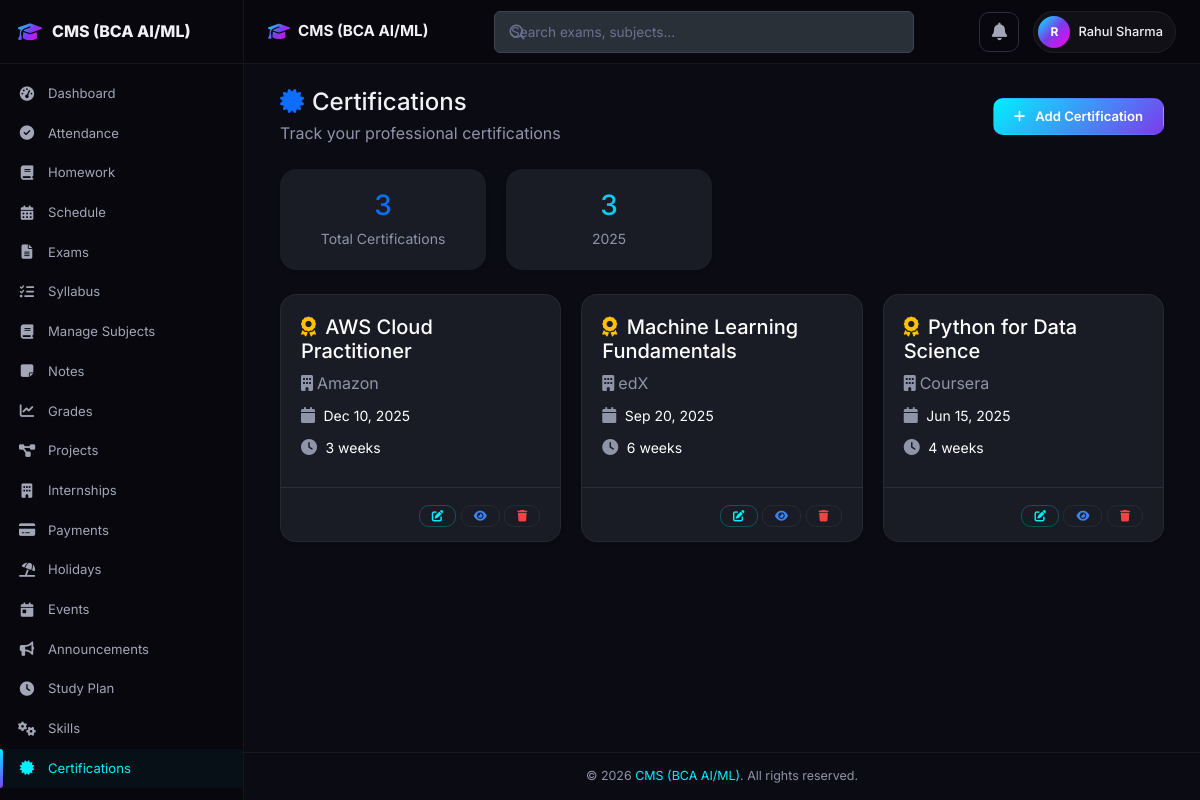
The page /certifications.php (signed in) on the database its author committed.
### tables this page shows
CREATE TABLE IF NOT EXISTS certifications (
    id INT AUTO_INCREMENT PRIMARY KEY,
    user_id INT NOT NULL,
    cert_name VARCHAR(200) NOT NULL,
    issuing_org VARCHAR(200) NOT NULL,
    date DATE NOT NULL,
    duration VARCHAR(50) DEFAULT '',
    certificate_path VARCHAR(255) DEFAULT '',
    link VARCHAR(500) DEFAULT '',
    created_at TIMESTAMP DEFAULT CURRENT_TIMESTAMP,
    FOREIGN KEY (user_id) REFERENCES users(id) ON DELETE CASCADE,
    INDEX idx_certs_user (user_id)
);

### includes/functions.php (called while the page is built, shortened)
<?php
function formatDate($date) {
    return date('M d, Y', strtotime($date));
}
function paginate($pdo, $table, $where, $params, $limit = 20, $pageKey = 'page') {
    $page = max(1, (int)($_GET[$pageKey] ?? 1));
    $countSql = "SELECT COUNT(*) FROM $table $where";
    $countStmt = $pdo->prepare($countSql);
    $countStmt->execute($params);
    $total = (int)$countStmt->fetchColumn();
    $totalPages = max(1, ceil($total / $limit));
    $page = min($page, $totalPages);
    $offset = ($page - 1) * $limit;
    return [
        'page' => $page,
        'limit' => $limit,
        'offset' => $offset,
        'total' => $total,
        'totalPages' => $totalPages,
        'sql' => " LIMIT $limit OFFSET $offset"
    ];
}

### certifications.php (the view, shortened to what this page needs)
<?php
require_once 'config/db_connection.php';
require_once 'includes/functions.php';
$userId = $_SESSION['user_id'];
$where = "WHERE user_id = ?";
$params = [$userId];
$pagi = paginate($pdo, 'certifications', $where, $params, 20);
$stmt = $pdo->prepare("SELECT * FROM certifications $where ORDER BY date DESC" . $pagi['sql']);
$stmt->execute($params);
$certifications = $stmt->fetchAll(PDO::FETCH_ASSOC);
$yearStmt = $pdo->prepare("SELECT YEAR(date) as year, COUNT(*) as count FROM certifications WHERE user_id = ? GROUP BY YEAR(date) ORDER BY year DESC");
$yearStmt->execute([$userId]);
$yearCounts = $yearStmt->fetchAll(PDO::FETCH_KEY_PAIR);
include 'includes/header.php';
include 'includes/navbar.php';
?>
<?php include 'includes/sidebar.php'; ?>
    <div class="app-content">
        <div class="container-fluid">
            <div class="d-flex justify-content-between align-items-center mb-4">
                <div>
                    <h4 class="mb-1"><i class="fas fa-certificate me-2 text-primary"></i>Certifications</h4>
                    <p class="text-muted mb-0">Track your professional certifications</p>
                </div>
                <a href="add_certification.php" class="btn btn-primary">
                    <i class="fas fa-plus me-1"></i>Add Certification
                </a>
            </div>
            <div class="row mb-4">
                <div class="col-md-3">
                    <div class="card border-0 shadow-sm">
                        <div class="card-body text-center">
                            <h3 class="text-primary mb-1"><?= count($certifications) ?></h3>
                            <small class="text-muted">Total Certifications</small>
                        </div>
                    </div>
                </div>
                <?php foreach ($yearCounts as $year => $count): ?>
                    <div class="col-md-3">
                        <div class="card border-0 shadow-sm">
                            <div class="card-body text-center">
                                <h3 class="text-info mb-1"><?= $count ?></h3>
                                <small class="text-muted"><?= $year ?></small>
                            </div>
                        </div>
                    </div>
                <?php endforeach; ?>
            </div>
            <div class="row">
                <?php if (!empty($certifications)): ?>
                    <?php foreach ($certifications as $cert): ?>
                        <div class="col-md-6 col-lg-4 mb-4">
                            <div class="card h-100 shadow-sm certification-card">
                                <div class="card-body">
                                    <div class="d-flex justify-content-between align-items-start mb-2">
                                        <h5 class="card-title mb-0">
                                            <i class="fas fa-award me-1 text-warning"></i>
                                            <?= htmlspecialchars($cert['cert_name']) ?>
                                        </h5>
                                    </div>
                                    <p class="text-muted mb-2">
                                        <i class="fas fa-building me-1"></i><?= htmlspecialchars($cert['issuing_org']) ?>
                                    </p>
                                    <p class="mb-2">
                                        <i class="fas fa-calendar me-1 text-muted"></i>
                                        <small><?= formatDate($cert['date']) ?></small>
                                    </p>
                                    <?php if (!empty($cert['duration'])): ?>
                                        <p class="mb-2">
                                            <i class="fas fa-clock me-1 text-muted"></i>
                                            <small><?= htmlspecialchars($cert['duration']) ?></small>
                                        </p>
                                    <?php endif; ?>
                                </div>
                                <div class="card-footer bg-transparent">
                                    <div class="d-flex justify-content-between">
                                        <div>
                                            <a href="edit_certification.php?id=<?= $cert['id'] ?>" class="btn btn-sm btn-outline-primary" title="Edit"><i class="fas fa-edit"></i></a>
                                            <a href="view.php?type=certification&id=<?= $cert['id'] ?>" class="btn btn-sm btn-outline-info" title="View"><i class="fas fa-eye"></i></a>
                                            <a href="delete.php?type=certification&id=<?= $cert['id'] ?>" class="btn btn-sm btn-outline-danger" title="Delete" data-confirm="this certification"><i class="fas fa-trash"></i></a>
                                        </div>
                                    </div>
                                </div>
                            </div>
                        </div>
                    <?php endforeach; ?>
                <?php endif; ?>
            </div>
        </div>
    </div>
<?php include 'includes/footer.php'; ?>

### css/style.css (style rules this page uses)
*, *::before, *::after { box-sizing: border-box; margin: 0; padding: 0; }
html { scroll-behavior: smooth; }
:root { --bg-deep: #07070d; --bg-primary: #0b0b14; --bg-secondary: #0f0f1a; --bg-card: rgba(255,255,255,0.03); --bg-card-hover: rgba(255,255,255,0.06); --bg-glass: rgba(255,255,255,0.04); --bg-glass-strong: rgba(255,255,255,0.08); --bg-elevated: rgba(255,255,255,0.02); --text-primary: #f0f0f5; --text-secondary: #a3a6b7; --text-muted: #8f94a8; --text-inverse: #07070d; --accent-cyan: #00f0ff; --accent-violet: #7c3aed; --accent-magenta: #ff00e5; --accent-blue: #3b82f6; --accent-gradient: linear-gradient(135deg, #00f0ff, #7c3aed, #ff00e5); --accent-gradient-1: linear-gradient(135deg, #00f0ff, #7c3aed); --accent-gradient-2: linear-gradient(135deg, #7c3aed, #ff00e5); --accent-1: #00f0ff; --accent-2: #7c3aed; --accent-3: #ff00e5; --success: #10b981; --success-glow: rgba(16,185,129,0.35); --danger: #ef4444; --danger-glow: rgba(239,68,68,0.35); --warning: #f59e0b; --warning-glow: rgba(245,158,11,0.35); --info: #3b82f6; --info-glow: rgba(59,130,246,0.35); --border: rgba(255,255,255,0.06); --border-light: rgba(255,255,255,0.10); --border-accent: rgba(0,240,255,0.20); --border-cyan: rgba(0,240,255,0.25); --sidebar-width: 244px; --navbar-height: 64px; --radius-sm: 6px; --radius: 10px; --radius-md: 12px; --radius-lg: 16px; --radius-xl: 20px; --radius-2xl: 24px; --radius-full: 9999px; --shadow-xs: 0 1px 2px rgba(0,0,0,0.3); --shadow-sm: 0 2px 8px rgba(0,0,0,0.25); --shadow: 0 4px 16px rgba(0,0,0,0.3); --shadow-md: 0 8px 32px rgba(0,0,0,0.35); --shadow-lg: 0 16px 48px rgba(0,0,0,0.4); --shadow-glow-cyan: 0 0 20px rgba(0,240,255,0.12), 0 0 40px rgba(0,240,255,0.06); --shadow-glow-violet: 0 0 20px rgba(124,58,237,0.12), 0 0 40px rgba(124,58,237,0.06); --shadow-glow-magenta: 0 0 20px rgba(255,0,229,0.12); --shadow-glow-accent: 0 0 24px rgba(0,240,255,0.10), 0 0 48px rgba(124,58,237,0.06); --glass-bg: rgba(255,255,255,0.04); --glass-border: rgba(255,255,255,0.08); --glass-blur: 16px; --glass-saturate: 180%; --transition: 0.25s cubic-bezier(0.4, 0, 0.2, 1); --transition-slow: 0.4s cubic-bezier(0.16, 1, 0.3, 1); --transition-bounce: 0.4s cubic-bezier(0.34, 1.56, 0.64, 1); --font: 'Inter', -apple-system, BlinkMacSystemFont, 'Segoe UI', sans-serif; --font-mono: 'JetBrains Mono', 'Fira Code', monospace; --bs-body-bg: var(--bg-primary); --bs-body-color: var(--text-primary); --bs-emphasis-color: var(--text-primary); --bs-card-color: var(--text-primary); --bs-table-bg: transparent; --bs-table-color: var(--text-secondary); --bs-border-color: var(--border); --bs-link-color: var(--accent-1); }
body { font-family: var(--font); background: var(--bg-primary); color: var(--text-primary); margin: 0; overflow-x: hidden; -webkit-font-smoothing: antialiased; }
a { color: var(--accent-1); text-decoration: none; }
.app-content { grid-column: 2; grid-row: 2; padding: 24px; min-width: 0; }
.card { background: var(--bg-card); backdrop-filter: blur(20px) saturate(180%); -webkit-backdrop-filter: blur(20px) saturate(180%); border: 1px solid var(--border); border-radius: var(--radius-lg); box-shadow: var(--shadow), var(--shadow-glow-accent); transition: all var(--transition-slow); position: relative; overflow: hidden; }
.card-body { padding: 20px; }
.card-footer { padding: 14px 20px; border-top: 1px solid var(--border); background: transparent; }
.btn { display: inline-flex; align-items: center; justify-content: center; gap: 6px; padding: 8px 20px; font-family: var(--font); font-size: 0.82rem; font-weight: 600; border-radius: var(--radius); border: 1px solid var(--border); transition: all var(--transition); cursor: pointer; line-height: 1.4; white-space: nowrap; text-decoration: none; }
.btn-primary { background: var(--accent-gradient-1); color: #fff; border-color: transparent; }
.btn-outline-primary { background: transparent; color: var(--accent-1); border-color: var(--border-cyan); }
.btn-outline-info { background: transparent; color: var(--info); border-color: var(--border); }
.btn-outline-danger { background: transparent; color: var(--danger); border-color: var(--border); }
.btn-sm { padding: 4px 12px; font-size: 0.72rem; }
.row { --bs-gutter-x: 20px; --bs-gutter-y: 20px; }

### rows shown on the page
certifications: cert_name "AWS Cloud Practitioner", issuing_org "Amazon", date "Dec 10, 2025", duration "3 weeks"
certifications: cert_name "Machine Learning Fundamentals", issuing_org "edX", date "Sep 20, 2025", duration "6 weeks"
certifications: cert_name "Python for Data Science", issuing_org "Coursera", date "Jun 15, 2025", duration "4 weeks"

### other values the page prints
SITE_NAME "CMS (BCA AI/ML)"
substr($_SESSION['user_name'] ?? 'U', 0, 1) "R"
$_SESSION['user_name'] "Rahul Sharma"
count($certifications) "3"
$count "3"
$year "2025"
